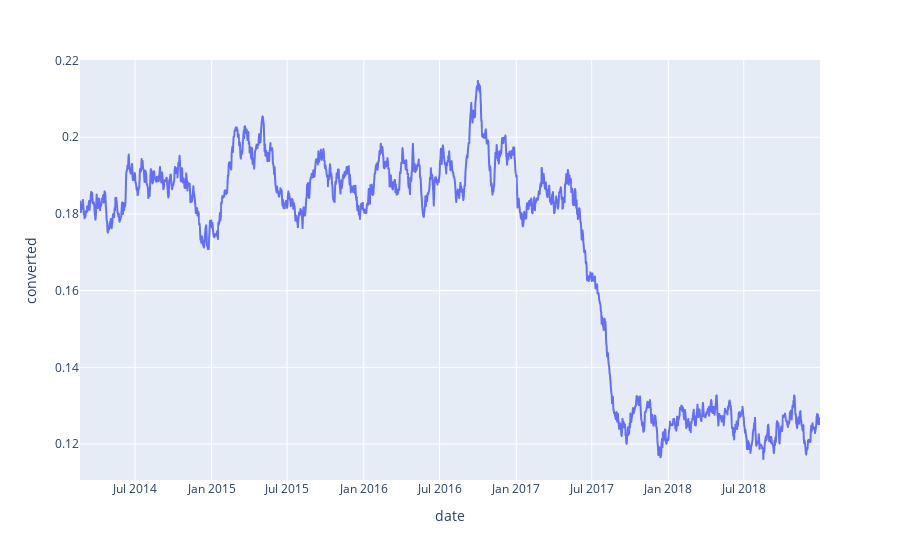

The cell this chart's notebook holds for it:
### Code cell
fig = px.line(ke,x='date', y='converted')
fig.show()

### Figure 1 — Plotly figure (JSON) as saved in the notebook; plotly's stock layout.template omitted (floating-point values rounded to 4 significant figures; data arrays with more than 128 entries replaced by an {"elided": "..."} marker saying what was removed)
{"data": [{"hovertemplate": "date=%{x}<br>converted=%{y}<extra></extra>", "legendgroup": "", "line": {"color": "#636efa", "dash": "solid"}, "marker": {"symbol": "circle"}, "mode": "lines", "name": "", "showlegend": false, "x": {"elided": "1777 str values"}, "xaxis": "x", "y": {"elided": "1777 float values"}, "yaxis": "y", "type": "scattergl"}], "layout": {"xaxis": {"anchor": "y", "domain": [0.0, 1.0], "title": {"text": "date"}}, "yaxis": {"anchor": "x", "domain": [0.0, 1.0], "title": {"text": "converted"}}, "legend": {"tracegroupgap": 0}, "margin": {"t": 60}}}
